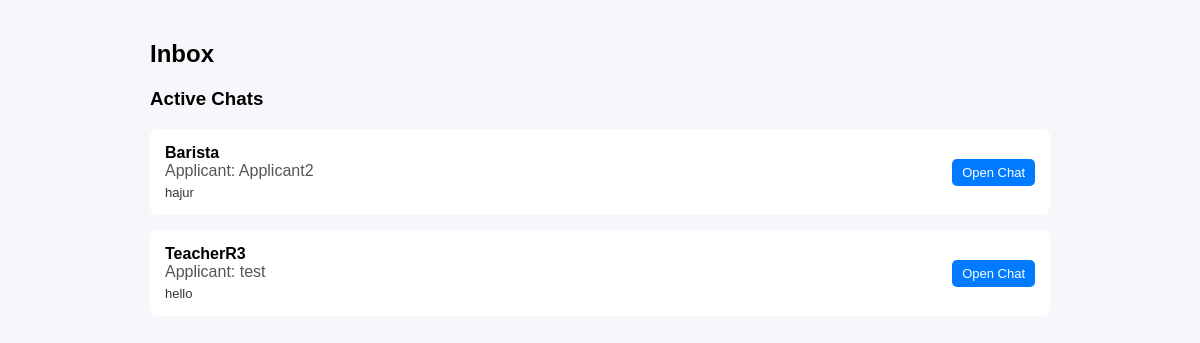
/chat/inbox/ (signed in), run on an earlier commit of the app's database.
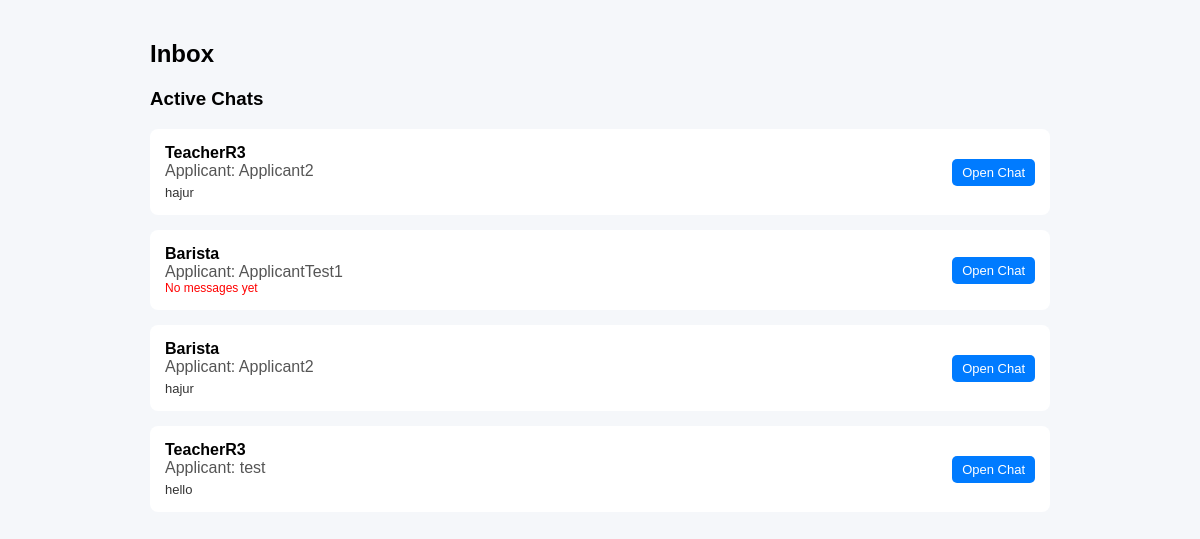
And on a later commit of the database.
### chat/models.py (models this page shows, shortened)
class ChatRoom(models.Model):
    recruiter = models.ForeignKey(User, on_delete=models.CASCADE, related_name='recruiter_chats')
    applicant = models.ForeignKey(User, on_delete=models.CASCADE, related_name='applicant_chats')
    job = models.ForeignKey(Job, on_delete=models.CASCADE)
    created_at = models.DateTimeField(auto_now_add=True)

class Message(models.Model):
    chatroom = models.ForeignKey(ChatRoom, on_delete=models.CASCADE, related_name='messages')
    sender = models.ForeignKey(User, on_delete=models.CASCADE)
    content = models.TextField()
    timestamp = models.DateTimeField(auto_now_add=True)
    is_read = models.BooleanField(default=False)

### Job_Post/models.py (models this page shows, shortened)
class Job(models.Model):
    JOB_TYPE_CHOICES = [
        ('Part Time', 'Part Time'),
        ('Full Time', 'Full Time'),
        ('Flexible', 'Flexible'),
    ]
    recruiter = models.ForeignKey(
        User,
        on_delete=models.CASCADE,
        related_name='jobs'
    )
    title = models.CharField(max_length=200)
    tags = models.CharField(max_length=200)
    location = models.CharField(max_length=255, default="Unknown")
    job_type = models.CharField(
        max_length=50,
        choices=JOB_TYPE_CHOICES,
        default='Full Time'
    )
    min_salary = models.IntegerField(null=True, blank=True)
    max_salary = models.IntegerField(null=True, blank=True)
    negotiable = models.BooleanField(default=False)
    description = models.TextField()
    responsibilities = models.TextField()
    image = models.ImageField(
        upload_to='job_images/',
        null=True,
        blank=True
    )
    is_active = models.BooleanField(default=False)
    created_at = models.DateTimeField(auto_now_add=True)
    deadline = models.DateTimeField(null=True, blank=True)

### chat/views.py (the view)
# urls.py: path('inbox/', views.inbox, name='inbox'),
@login_required
def inbox(request):
    user = request.user
    role = user.profile.role
    if role == "RECRUITER":
        chatrooms = ChatRoom.objects.filter(recruiter=user).select_related('applicant', 'job')
    else:
        chatrooms = ChatRoom.objects.filter(applicant=user).select_related('recruiter', 'job')
    chatrooms = chatrooms.annotate(
        unread_count=Count(
            'messages',
            filter=Q(messages__is_read=False) & ~Q(messages__sender=user)
        )
    ).annotate(
        unread_priority=Case(
            When(unread_count__gt=0, then=0),
            default=1,
            output_field=IntegerField()
        )
    ).order_by('unread_priority', '-created_at')
    context = {
        'chatrooms': chatrooms,
        'role': role,
        'unread_count': get_unread_count(user)
    }
    if role == "APPLICANT":
        applications = JobApplication.objects.filter(applicant=user.profile)
        pending_apps = [app for app in applications if not chatrooms.filter(job=app.job).exists()]
        context['pending_apps'] = pending_apps
    return render(request, 'chat/inbox.html', context)

### accounts/context_processors.py (called while the page is built)
def notification_count(request):
    if request.user.is_authenticated:
        count = Notification.objects.filter(
            user=request.user,
            is_read=False
        ).count()
        return {'notification_count': count}
    return {}

### chat/context_processors.py (called while the page is built)
def unread_messages(request):
    if request.user.is_authenticated:
        unread_count = Message.objects.filter(
            chatroom__in=ChatRoom.objects.filter(
                Q(recruiter=request.user) | Q(applicant=request.user)
            ),
            is_read=False
        ).exclude(sender=request.user).count()
        return {'unread_count': unread_count}
    return {'unread_count': 0}

### chat/views.py (called while the page is built)
def get_unread_count(user):
    return Message.objects.filter(
        chatroom__in=ChatRoom.objects.filter(
            Q(recruiter=user) | Q(applicant=user)
        ),
        is_read=False
    ).exclude(sender=user).count()

### templates/chat/inbox.html (shortened to what this page needs)
<!DOCTYPE html>
<html>
<head>
</head>
<body>
<div class="container">
    <h2>Inbox</h2>
    <h3>Active Chats</h3>
    {% for room in chatrooms %}
        <div class="card" id="room-{{ room.id }}">
            <div class="left">
                <span class="job-title">{{ room.job.title }}</span>
                {% if role == "RECRUITER" %}
                    <span class="person">Applicant: {{ room.applicant.username }}</span>
                {% else %}
                    <span class="person">Recruiter: {{ room.recruiter.username }}</span>
                {% endif %}
                {% with last_message=room.messages.last %}
                    {% if last_message %}
                        <span class="latest-message" id="last-msg-{{ room.id }}">
                            {{ last_message.content|truncatechars:50 }}
                        </span>
                    {% else %}
                        <span class="no-message">No messages yet</span>
                    {% endif %}
                {% endwith %}
            </div>
            <div>
                <a href="{% url 'chat_room' room.id %}" class="btn">Open Chat</a>
            </div>
        </div>
    {% empty %}
        <p>No active chats.</p>
    {% endfor %}
</div>
</body>
</html>

### templates/chat/inbox.html (style rules this page uses)
body { font-family: Arial; background: #f5f7fa; }
.container { width: 90%; max-width: 900px; margin: 40px auto; }
.card { background: white; padding: 15px; margin-bottom: 15px; border-radius: 8px; display: flex; justify-content: space-between; align-items: center; }
.left { display: flex; flex-direction: column; }
.job-title { font-weight: bold; }
.person { color: #555; }
.latest-message { font-size: 13px; color: #333; margin-top: 5px; }
.btn { padding: 6px 10px; border-radius: 5px; text-decoration: none; font-size: 13px; background: #007bff; color: white; }
.no-message { color: red; font-size: 12px; }

What changed in the data, as far as the page shows it:
added ChatRoom: job "TeacherR3", applicant.username "Applicant2", messages.last.content "hajur"
added ChatRoom: job "Barista", applicant.username "ApplicantTest1", shows "No messages yet"
